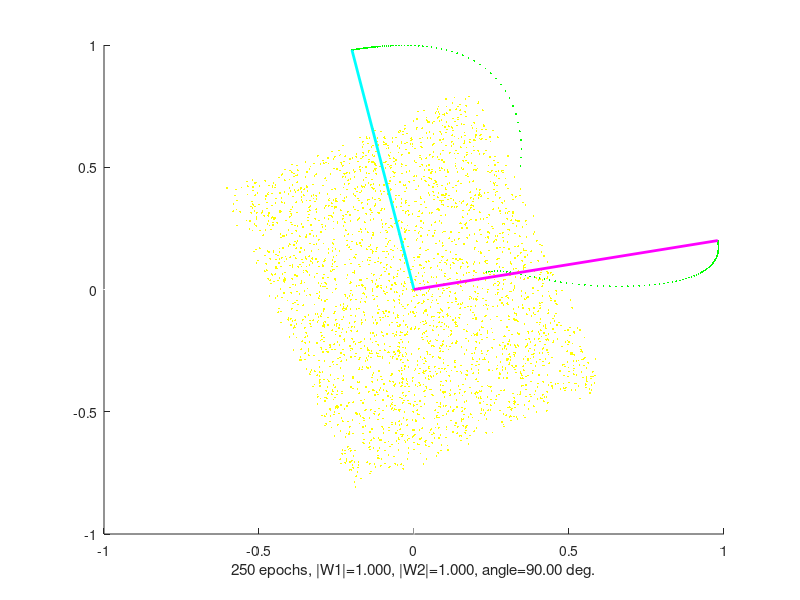

This chart was generated by the following MATLAB code:
% Principal Component Analysis using Sanger's rule.
% David S. Touretzky.   September, 1998.
%
% See equations (8.21) and (8.22) from Hertz, Krogh, and Palmer.
%
%  Npts		number of points in the training set (Gaussian)
%  Nepochs	number of epochs to run
%  eta		learning rate

if ~exist('demo_type','var'), demo_type = 'pca_rhombus'; end
if ~strcmp(demo_type,'pca_rhombus'), clear all; demo_type = 'pca_rhombus'; end
if ~exist('Npts','var'), Npts = 3000; end
if ~exist('Nepochs','var'), Nepochs = 250; end

if ~exist('eta','var'), eta = 0.8; end

nptsx = floor(Npts/2);
nptsy = Npts - nptsx;
pts = zeros(2,Npts);
pts(1,:) = rand(1,Npts)*2-1;
pts(2,:) = rand(1,Npts)*2-1;
pts = pts + rand(2,Npts)*0.1-0.05;

A = 0.2 * [2 1; 1 -3];  % mixing matrix
rpts = A*pts;
rpts = rpts - mean(rpts,2)*ones(1,Npts); % assure zero mean

% plot the axes (white lines), training set (red dots), and mean (blue circle)
figure(gcf)
clf, whitebg(gcf,[0 0 0]), hold on
axis([-1 1 -1 1])
plot([-50 50],[0 0],'w--')
plot([0 0],[-50 50],'w--')
plot(rpts(1,:),rpts(2,:),'y.','MarkerSize',4)
hw1 = []; hw2 = []; hm1 = []; hm2 = []; hp = [];

W1 = (rand(2,1)-0.5) / 1;
W2 = (rand(2,1)-0.5) / 1;

if ~exist('eta','var'), eta = 0.5; end
if ~exist('Nepochs','var'), Nepochs = 20; end
M1 = zeros(2,Nepochs);
M2 = M1;

for epoch = 1:Nepochs;  % main loop
  V1 = W1' * rpts; V2 = W2' * rpts;
  deltaW1 = sum(eta * repmat(V1,2,1) .* (rpts - W1*V1),2);
  deltaW2 = sum(eta * repmat(V2,2,1) .* (rpts - W1*V1 - W2*V2),2);
  W1 = W1 + deltaW1 / Npts;
  W2 = W2 + deltaW2 / Npts;
  if epoch > 1
    M1(:,epoch-1) = W1; M2(:,epoch-1) = W2;
    delete([hw1 hw2 hm1 hm2 hp]);
    hm1 = plot(M1(1,:),M1(2,:),'g.','MarkerSize',4);  % memory of past W values (green dots)
    hm2 = plot(M2(1,:),M2(2,:),'g.','MarkerSize',4);
    hw1=plot([0 W1(1)],[0 W1(2)],'c','LineWidth',2); % current W vectors (blue lines)
    hw2=plot([0 W2(1)],[0 W2(2)],'m','LineWidth',2);
    xlabel(sprintf('%d epochs, |W1|=%5.3f, |W2|=%5.3f, angle=%5.2f deg.', ...
                   epoch, norm(W1), norm(W2), ...
                   acos(dot(W1,W2)/norm(W1)/norm(W2))*180/pi))
    drawnow
  end
end


% plot eigenvalues calculated directly, for comparison (purple lines)
C = rpts*rpts';
[eigvec,eigval] = eig(C)
%plot([0 eigvec(1,2)],[0 eigvec(2,2)],'m--')  
%plot([0 eigvec(1,1)],[0 eigvec(2,1)],'m--')
drawnow
